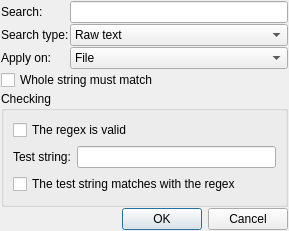
<?xml version="1.0" encoding="UTF-8"?>
<ui version="4.0">
 <class>FilterRules</class>
 <widget class="QDialog" name="FilterRules">
  <property name="windowModality">
   <enum>Qt::WindowModal</enum>
  </property>
  <property name="geometry">
   <rect>
    <x>0</x>
    <y>0</y>
    <width>289</width>
    <height>231</height>
   </rect>
  </property>
  <property name="windowTitle">
   <string>Filters dialog</string>
  </property>
  <property name="windowIcon">
   <iconset resource="copyEngineResources.qrc">
    <normaloff>:/CopyEngine/resources/resources/filter.png</normaloff>:/CopyEngine/resources/resources/filter.png</iconset>
  </property>
  <layout class="QGridLayout" name="gridLayout_2">
   <property name="margin">
    <number>1</number>
   </property>
   <property name="spacing">
    <number>1</number>
   </property>
   <item row="0" column="0">
    <widget class="QLabel" name="label">
     <property name="text">
      <string>Search:</string>
     </property>
    </widget>
   </item>
   <item row="0" column="1">
    <widget class="QLineEdit" name="search"/>
   </item>
   <item row="1" column="0">
    <widget class="QLabel" name="label_3">
     <property name="text">
      <string>Search type:</string>
     </property>
    </widget>
   </item>
   <item row="1" column="1">
    <widget class="QComboBox" name="search_type">
     <item>
      <property name="text">
       <string>Raw text</string>
      </property>
     </item>
     <item>
      <property name="text">
       <string>Simplified regex</string>
      </property>
     </item>
     <item>
      <property name="text">
       <string>Perl's regex</string>
      </property>
     </item>
    </widget>
   </item>
   <item row="2" column="0">
    <widget class="QLabel" name="label_2">
     <property name="text">
      <string>Apply on:</string>
     </property>
    </widget>
   </item>
   <item row="2" column="1">
    <widget class="QComboBox" name="apply_on">
     <item>
      <property name="text">
       <string>File</string>
      </property>
     </item>
     <item>
      <property name="text">
       <string>Folder</string>
      </property>
     </item>
     <item>
      <property name="text">
       <string>File and folder</string>
      </property>
     </item>
    </widget>
   </item>
   <item row="3" column="0" colspan="2">
    <widget class="QCheckBox" name="need_match_all">
     <property name="text">
      <string>Whole string must match</string>
     </property>
    </widget>
   </item>
   <item row="4" column="0" colspan="2">
    <widget class="QGroupBox" name="groupBoxChecking">
     <property name="title">
      <string>Checking</string>
     </property>
     <layout class="QGridLayout" name="gridLayout">
      <item row="0" column="0" colspan="2">
       <widget class="QCheckBox" name="isValid">
        <property name="text">
         <string>The regex is valid</string>
        </property>
       </widget>
      </item>
      <item row="1" column="0">
       <widget class="QLabel" name="label_test_string">
        <property name="text">
         <string>Test string:</string>
        </property>
       </widget>
      </item>
      <item row="1" column="1">
       <widget class="QLineEdit" name="testString"/>
      </item>
      <item row="2" column="0" colspan="2">
       <widget class="QCheckBox" name="matched">
        <property name="text">
         <string>The test string matches with the regex</string>
        </property>
       </widget>
      </item>
     </layout>
    </widget>
   </item>
   <item row="5" column="0" colspan="2">
    <layout class="QHBoxLayout" name="horizontalLayout">
     <item>
      <spacer name="horizontalSpacer">
       <property name="orientation">
        <enum>Qt::Horizontal</enum>
       </property>
       <property name="sizeHint" stdset="0">
        <size>
         <width>68</width>
         <height>20</height>
        </size>
       </property>
      </spacer>
     </item>
     <item>
      <widget class="QDialogButtonBox" name="buttonBox">
       <property name="standardButtons">
        <set>QDialogButtonBox::Cancel|QDialogButtonBox::Ok</set>
       </property>
      </widget>
     </item>
    </layout>
   </item>
  </layout>
 </widget>
 <resources>
  <include location="copyEngineResources.qrc"/>
 </resources>
 <connections/>
</ui>
